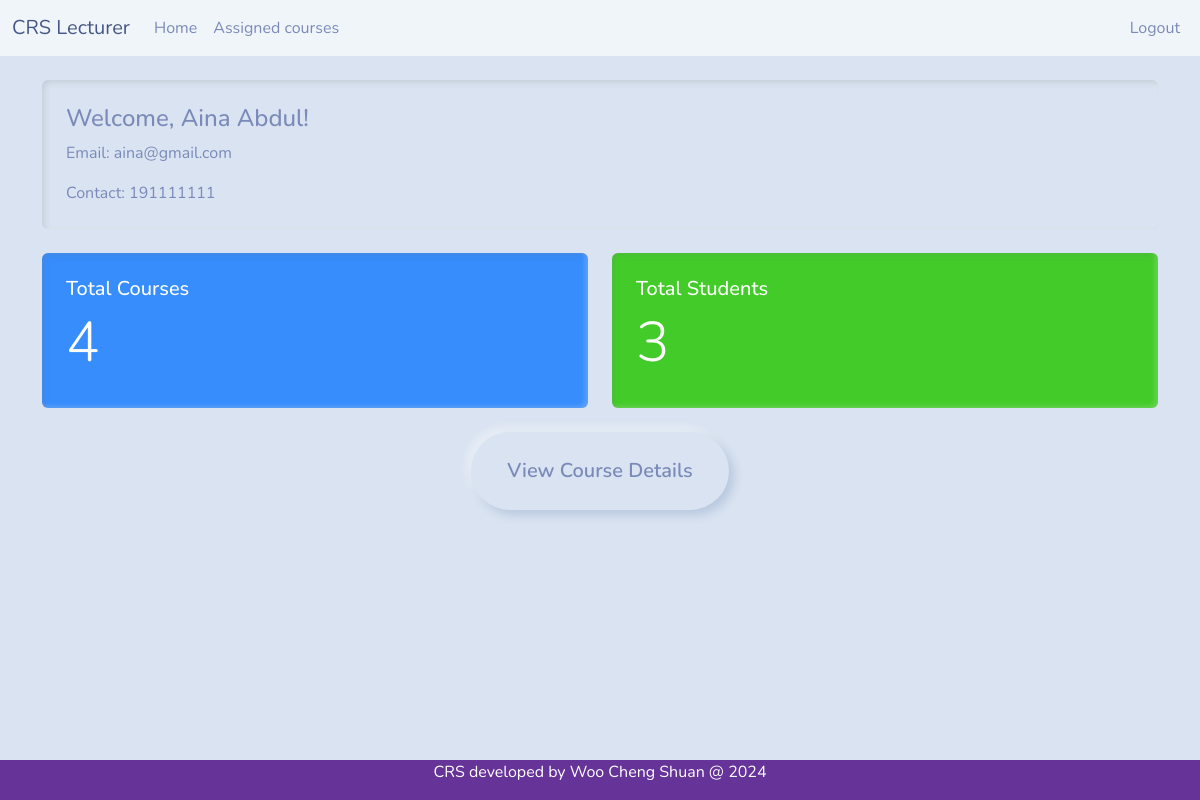
The page /lecturer.php (signed in) on the database its author committed.
### tables this page shows
CREATE TABLE `tb_user` (
  `u_sno` varchar(10) NOT NULL,
  `u_pwd` varchar(255) DEFAULT NULL,
  `u_name` varchar(50) NOT NULL,
  `u_contact` varchar(20) DEFAULT NULL,
  `u_state` varchar(20) NOT NULL,
  `u_req` timestamp NULL DEFAULT NULL,
  `u_email` varchar(30) NOT NULL,
  `u_utype` int(11) NOT NULL,
  `session_id` varchar(255) DEFAULT NULL,
  `last_activity` datetime DEFAULT NULL
);

### lecturer.php (the view, shortened to what this page needs)
<?php
include 'headerlec.php';
include 'dbconnect.php';
$lecturer_id = $_SESSION['active_user'];
$sql = "SELECT * FROM tb_user WHERE u_sno = ?";
$stmt = mysqli_prepare($con, $sql);
mysqli_stmt_bind_param($stmt, "s", $lecturer_id);
mysqli_stmt_execute($stmt);
$result = mysqli_stmt_get_result($stmt);
$lecturer = mysqli_fetch_assoc($result);
$sql = "SELECT COUNT(DISTINCT s.s_course_code) as total_courses
        FROM tb_section s
        WHERE s.s_lecturer = ?";
$stmt = mysqli_prepare($con, $sql);
mysqli_stmt_bind_param($stmt, "s", $lecturer_id);
mysqli_stmt_execute($stmt);
$result = mysqli_stmt_get_result($stmt);
$courses_count = mysqli_fetch_assoc($result)['total_courses'];
$sql = "SELECT COUNT(DISTINCT r.r_student) as total_students
        FROM tb_registration r
        JOIN tb_section s ON r.r_section = s.s_id
        WHERE s.s_lecturer = ?";
$stmt = mysqli_prepare($con, $sql);
mysqli_stmt_bind_param($stmt, "s", $lecturer_id);
mysqli_stmt_execute($stmt);
$result = mysqli_stmt_get_result($stmt);
$students_count = mysqli_fetch_assoc($result)['total_students'];
?>
<div class="container mt-4">
    <div class="row mb-4">
        <div class="col-12">
            <div class="card">
                <div class="card-body">
                    <h4 class="card-title">Welcome, <?php echo htmlspecialchars($lecturer['u_name']); ?>!</h4>
                    <p class="card-text">Email: <?php echo htmlspecialchars($lecturer['u_email']); ?></p>
                    <p class="card-text">Contact: <?php echo htmlspecialchars($lecturer['u_contact']); ?></p>
                </div>
            </div>
        </div>
    </div>
    <div class="row mb-4">
        <div class="col-md-6">
            <div class="card bg-primary text-white">
                <div class="card-body">
                    <h5 class="card-title">Total Courses</h5>
                    <h2 class="display-4"><?php echo $courses_count; ?></h2>
                </div>
            </div>
        </div>
        <div class="col-md-6">
            <div class="card bg-success text-white">
                <div class="card-body">
                    <h5 class="card-title">Total Students</h5>
                    <h2 class="display-4"><?php echo $students_count; ?></h2>
                </div>
            </div>
        </div>
    </div>
    <div class="row mb-4">
        <div class="col-12 text-center">
            <a href="assignedcourse.php" class="btn btn-primary btn-lg">View Course Details</a>
        </div>
    </div>
</div>
<?php include 'footer.php';?>

### rows shown on the page
tb_user: u_name "Aina Abdul", u_email "aina@gmail.com", u_contact "191111111"

### other values the page prints
$courses_count "4"
$students_count "3"
